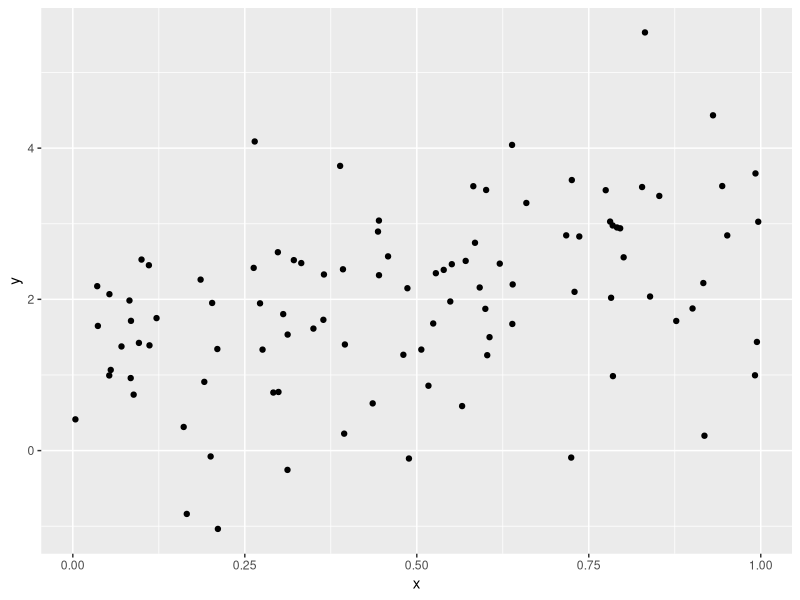

Source code (R):
## ---- chunk 1
library(tidyverse)

plot_df =
  tibble(
    x = runif(100),
    y = 1 + 2 * x + rnorm(100)
  )

plot_df |> 
  ggplot(aes(x = x, y = y)) +
  geom_point()

